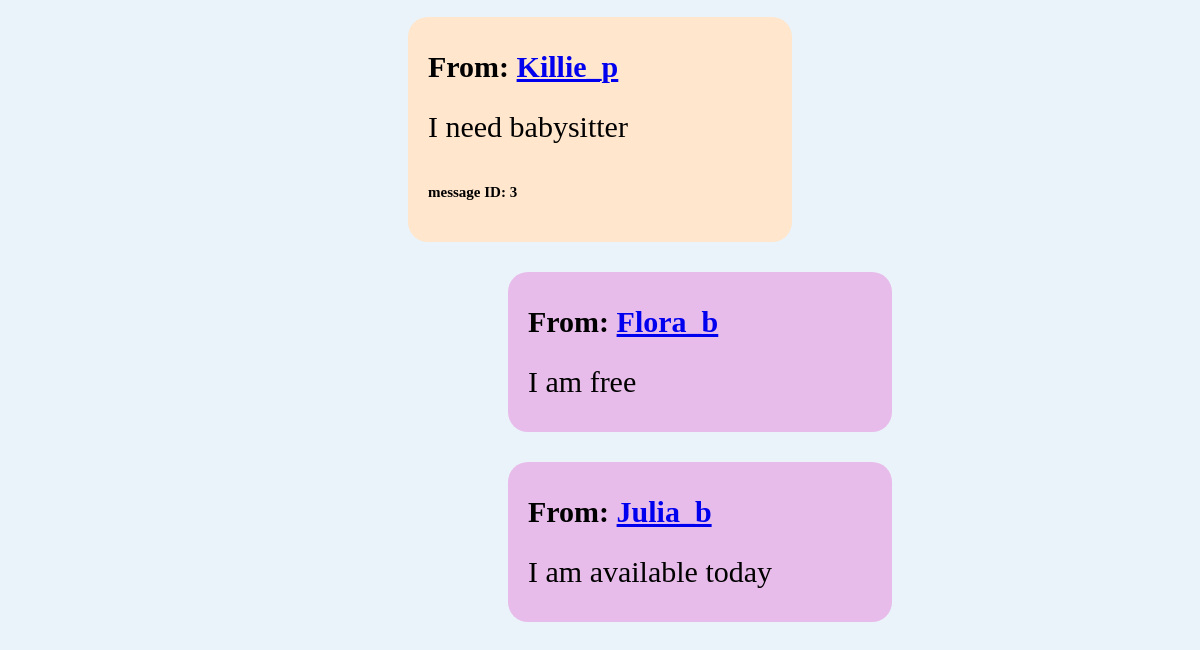
Page /feed/ (signed in, lower part) on the earlier database version.
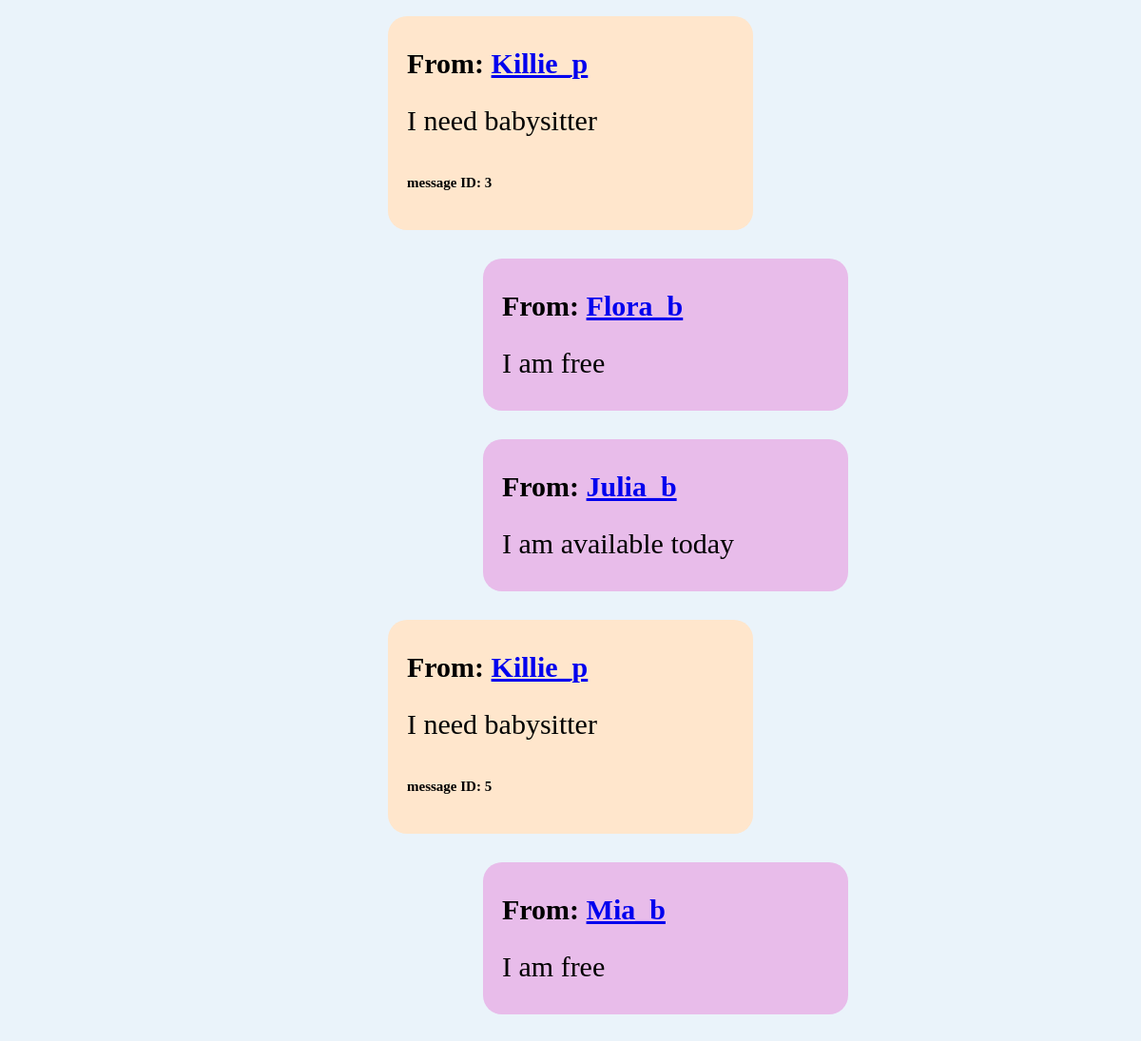
Same page on the later database version.
### accounts/models.py (models this page shows, shortened)
class Search(models.Model):
    username = models.CharField(max_length = 100) #parent username
    min_exp = models.IntegerField()
    gender = models.CharField(max_length=300, choices=CHOICES_GENDER)
    message = models.TextField()
    results = models.ManyToManyField(Details, blank=True) # list of babysitter found with the params
    reply = models.ManyToManyField(Reply, blank=True)  # list of babysitter replys

class Reply(models.Model): # babysitter reply messages - only when got reply. To add to Serach
    babysitter = models.CharField(max_length=100)
    message = models.TextField()

### accounts/views.py (the view, shortened to what this page needs)
# urls.py: path('feed/', views.feed_view, name='feed'),
@login_required(login_url='accounts:login_form')
def feed_view(request):
    if request.method == "POST":
        reply = Reply.objects.create(babysitter = request.user.username,
                            message = request.POST['message'])
        search_mes = ReplySearch.objects.get(search=request.POST['search'],
                                             babysitter = request.user.username)
        search_mes.message= request.POST['message']
        search_mes.save()
        current_search = Search.objects.get(id=request.POST['search'])
        current_search.reply.add(reply)
        current_search.save()
        return redirect("accounts:feed")
    else:
        profile = Profile.objects.get(username=request.user.username)
        if profile.type == "Parent":
            parent_search = Search.objects.all().filter(username=request.user.username)
            return render(request, "accounts/feed.html",
                          {"parent_search": parent_search,
                           "type" : "Parent"})

### templates/accounts/feed.html (shortened to what this page needs)
{% extends 'base_layout.html' %}s
{% block content %}
{% for p in  parent_search %}
<p class="message_p">
    <span class="username">
        From: <a href ="{% url 'accounts:info' username=p.username %}">{{p.username}}</a></span>
    <br> {{p.message}} <br>
    <span class="smaller"> message ID: {{p.id}}</span> </p>
    {% if type == "Babysitter" %}
        {% for r in  p.reply.all %}
            {% if r.babysitter == user.username %}
            <p class="reply">
             <span class="username">
            From: <a href ="{% url 'accounts:info' username=r.babysitter %}">{{r.babysitter}}</a></span>
            <br> {{r.message}}
            </p>
            {% endif %}
        {% endfor %}
    {% else %}
        {% for r in  p.reply.all %}
            <p class="reply">
             <span class="username">
            From: <a href ="{% url 'accounts:info' username=r.babysitter %}">{{r.babysitter}}</a></span>
            <br> {{r.message}}
            </p>
        {% endfor %}
    {% endif %}
{% endfor %}
{% endblock %}

### templates/base_layout.html (shortened to what this page needs)
{% load static %}
<!DOCTYPE html>
<html lang="en">
<head>
    <link rel="stylesheet" href="{% static 'mystyle2.css' %}">
</head>
<body>
<div class="wrapper">
    {% block content %}
    {% endblock %}
</div>
</body>
</html>

### assets/mystyle2.css (style rules this page uses)
body { background-color: #EAF3FA; font-size: 30px; }
p { margin-right: 200px; margin-left: 150px; line-height: 200%; color:#2876A8; text-align:justify; }
p.reply { background-color: #E8BCEA; color: black; margin-left: 500px; margin-right: 300px; padding: 20px; border-radius: 20px; }
p.message_p { background-color: #ffe6cc; color: black; margin-left: 400px; margin-right: 400px; padding: 20px; border-radius: 20px; }
span.smaller { font-size: 15px; font-weight: bold; }
span.username { font-weight: bold; }

Differences in the rows shown:
added Search: username "Killie_p", message "I need babysitter", id "5"
added Reply: babysitter "Mia_b", message "I am free", shown under "Killie_p"
